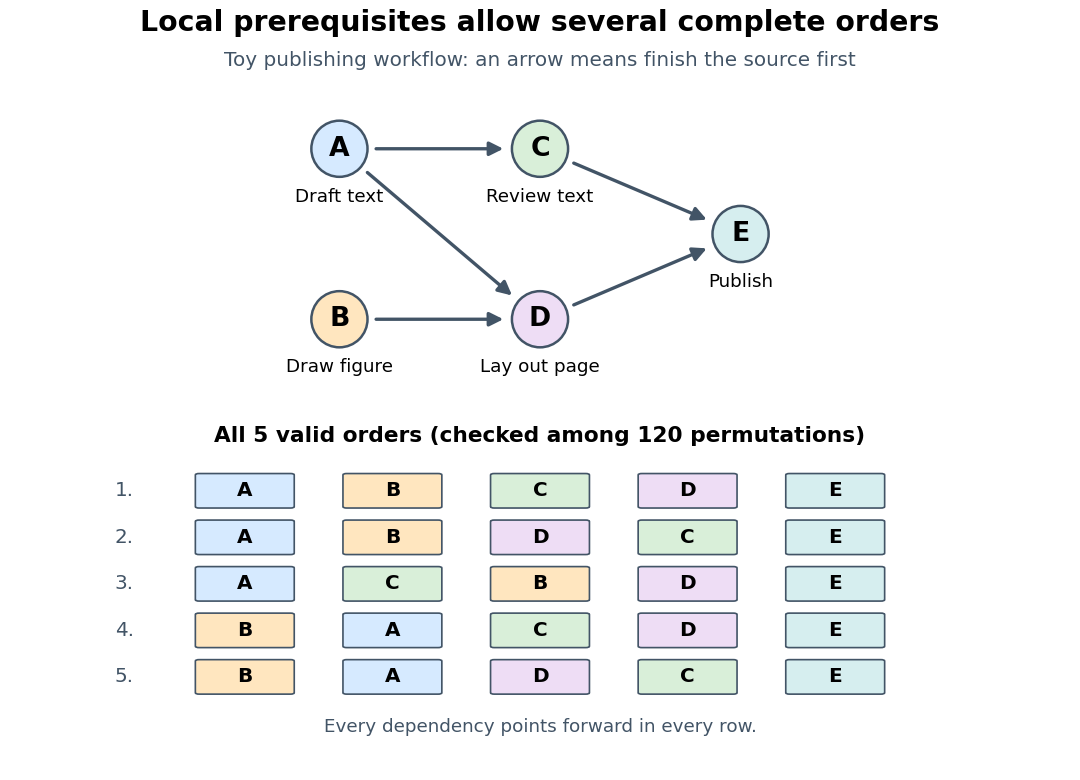

Generate this figure with Python:
"""Draw a computed toy DAG and enumerate its topological orders.

Tested with Python 3.14.4, matplotlib 3.10.7 and numpy 2.3.5.
Run from _media with MPLCONFIGDIR=/tmp/codex-wiki-matplotlib.
The output basename is derived from this script and saved in the CWD.
"""

from itertools import permutations
from pathlib import Path

import matplotlib

matplotlib.use("Agg")
import matplotlib.pyplot as plt
from matplotlib.patches import Circle, FancyArrowPatch, FancyBboxPatch

VERTICES = tuple("ABCDE")
EDGES = (("A", "C"), ("A", "D"), ("B", "D"), ("C", "E"), ("D", "E"))
TASKS = {"A": "Draft text", "B": "Draw figure", "C": "Review text", "D": "Lay out page", "E": "Publish"}
COLORS = {"A": "#d6eaff", "B": "#ffe6bf", "C": "#d9efd9", "D": "#eeddf5", "E": "#d6eeef"}


def all_orders():
    return [p for p in permutations(VERTICES) if all(p.index(u) < p.index(v) for u, v in EDGES)]


def main():
    orders = all_orders()
    assert ["".join(p) for p in orders] == ["ABCDE", "ABDCE", "ACBDE", "BACDE", "BADCE"]
    plt.rcParams.update({"font.family": "DejaVu Sans", "font.size": 12})
    fig = plt.figure(figsize=(9, 6.5), dpi=120, facecolor="white")
    fig.text(0.5, 0.96, "Local prerequisites allow several complete orders", ha="center", fontsize=17, weight="bold")
    fig.text(0.5, 0.915, "Toy publishing workflow: an arrow means finish the source first", ha="center", color="#425466")
    ax = fig.add_axes((0.06, 0.52, 0.88, 0.36))
    ax.set(xlim=(-0.6, 4.6), ylim=(-1.4, 1.4), aspect="equal")
    ax.axis("off")
    positions = {"A": (0, 0.85), "B": (0, -0.85), "C": (2, 0.85), "D": (2, -0.85), "E": (4, 0)}
    for u, v in EDGES:
        ax.add_patch(FancyArrowPatch(positions[u], positions[v], arrowstyle="-|>", mutation_scale=17, linewidth=2, color="#425466", shrinkA=22, shrinkB=22))
    for v, (x, y) in positions.items():
        ax.add_patch(Circle((x, y), 0.28, facecolor=COLORS[v], edgecolor="#425466", linewidth=1.5))
        ax.text(x, y, v, ha="center", va="center", fontsize=16, weight="bold")
        ax.text(x, y - 0.48, TASKS[v], ha="center", va="center", fontsize=11)

    ax = fig.add_axes((0.09, 0.055, 0.82, 0.40))
    ax.set(xlim=(0, 6), ylim=(-0.7, 5.0))
    ax.axis("off")
    ax.text(3, 4.7, f"All {len(orders)} valid orders (checked among 120 permutations)", ha="center", fontsize=13, weight="bold")
    for row, order in enumerate(orders):
        y = 3.8 - row * 0.85
        ax.text(0.12, y, f"{row + 1}.", va="center", color="#425466")
        for col, v in enumerate(order):
            x = 1 + col
            ax.add_patch(FancyBboxPatch((x - 0.31, y - 0.29), 0.62, 0.58, boxstyle="round,pad=0.025", facecolor=COLORS[v], edgecolor="#425466"))
            ax.text(x, y, v, ha="center", va="center", weight="bold")
    ax.text(3, -0.60, "Every dependency points forward in every row.", ha="center", color="#425466", fontsize=11)
    output = Path.cwd() / Path(__file__).with_suffix(".png").name
    fig.savefig(output, facecolor="white", transparent=False)
    plt.close(fig)
    print({"orders": ["".join(p) for p in orders], "permutations_checked": 120, "output": str(output)})


if __name__ == "__main__":
    main()
